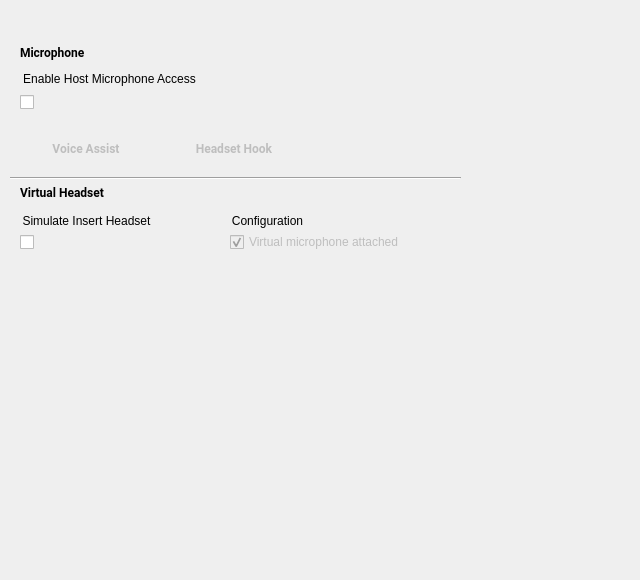
<?xml version="1.0" encoding="UTF-8"?>
<ui version="4.0">
 <class>MicrophonePage</class>
 <widget class="QWidget" name="MicrophonePage">
  <property name="geometry">
   <rect>
    <x>0</x>
    <y>0</y>
    <width>640</width>
    <height>580</height>
   </rect>
  </property>
  <property name="windowTitle">
   <string>Form</string>
  </property>
  <widget class="QGroupBox" name="mic_insertedLabel">
   <property name="geometry">
    <rect>
     <x>20</x>
     <y>212</y>
     <width>251</width>
     <height>24</height>
    </rect>
   </property>
   <property name="styleSheet">
    <string notr="true">border: 0px;</string>
   </property>
   <property name="title">
    <string>Simulate Insert Headset</string>
   </property>
   <property name="ColorGroup" stdset="0">
    <string notr="true">Title</string>
   </property>
  </widget>
  <widget class="QCheckBox" name="mic_inserted">
   <property name="geometry">
    <rect>
     <x>20</x>
     <y>230</y>
     <width>211</width>
     <height>24</height>
    </rect>
   </property>
   <property name="accessibleDescription">
    <string>Virtual headset plug inserted</string>
   </property>
   <property name="iconSize">
    <size>
     <width>24</width>
     <height>24</height>
    </size>
   </property>
   <property name="checked">
    <bool>false</bool>
   </property>
   <property name="ColorGroup" stdset="0">
    <string>Toggle</string>
   </property>
   <property name="report_metrics" stdset="0">
    <bool>false</bool>
   </property>
  </widget>
  <widget class="QCheckBox" name="mic_hasMic">
   <property name="enabled">
    <bool>false</bool>
   </property>
   <property name="geometry">
    <rect>
     <x>230</x>
     <y>230</y>
     <width>211</width>
     <height>24</height>
    </rect>
   </property>
   <property name="accessibleDescription">
    <string>Virtual microphone attached</string>
   </property>
   <property name="text">
    <string>Virtual microphone attached</string>
   </property>
   <property name="iconSize">
    <size>
     <width>24</width>
     <height>24</height>
    </size>
   </property>
   <property name="checked">
    <bool>true</bool>
   </property>
   <property name="report_metrics" stdset="0">
    <bool>false</bool>
   </property>
  </widget>
  <widget class="QGroupBox" name="mic_hasMicLabel">
   <property name="geometry">
    <rect>
     <x>230</x>
     <y>212</y>
     <width>251</width>
     <height>24</height>
    </rect>
   </property>
   <property name="styleSheet">
    <string notr="true">border: 0px;</string>
   </property>
   <property name="title">
    <string>Configuration</string>
   </property>
   <property name="ColorGroup" stdset="0">
    <string notr="true">Title</string>
   </property>
  </widget>
  <widget class="RaisedMaterialButton" name="mic_voiceAssistButton">
   <property name="enabled">
    <bool>false</bool>
   </property>
   <property name="geometry">
    <rect>
     <x>20</x>
     <y>130</y>
     <width>132</width>
     <height>36</height>
    </rect>
   </property>
   <property name="font">
    <font>
     <family>Roboto</family>
     <weight>75</weight>
     <bold>true</bold>
    </font>
   </property>
   <property name="text">
    <string>Voice Assist</string>
   </property>
   <property name="flat">
    <bool>true</bool>
   </property>
   <property name="ColorGroup" stdset="0">
    <string>Button</string>
   </property>
   <property name="report_metrics" stdset="0">
    <bool>false</bool>
   </property>
  </widget>
  <widget class="RaisedMaterialButton" name="mic_hookButton">
   <property name="enabled">
    <bool>false</bool>
   </property>
   <property name="geometry">
    <rect>
     <x>168</x>
     <y>130</y>
     <width>132</width>
     <height>36</height>
    </rect>
   </property>
   <property name="font">
    <font>
     <family>Roboto</family>
     <weight>75</weight>
     <bold>true</bold>
    </font>
   </property>
   <property name="text">
    <string>Headset Hook</string>
   </property>
   <property name="flat">
    <bool>true</bool>
   </property>
   <property name="ColorGroup" stdset="0">
    <string>Button</string>
   </property>
   <property name="report_metrics" stdset="0">
    <bool>false</bool>
   </property>
  </widget>
  <widget class="QGroupBox" name="mic_allowRealAudioLabel">
   <property name="geometry">
    <rect>
     <x>20</x>
     <y>70</y>
     <width>251</width>
     <height>24</height>
    </rect>
   </property>
   <property name="styleSheet">
    <string notr="true">border: 0px;</string>
   </property>
   <property name="title">
    <string>Enable Host Microphone Access</string>
   </property>
   <property name="ColorGroup" stdset="0">
    <string notr="true">Title</string>
   </property>
  </widget>
  <widget class="QCheckBox" name="mic_allowRealAudio">
   <property name="geometry">
    <rect>
     <x>20</x>
     <y>90</y>
     <width>211</width>
     <height>24</height>
    </rect>
   </property>
   <property name="accessibleDescription">
    <string>Virtual microphone uses host audio input</string>
   </property>
   <property name="iconSize">
    <size>
     <width>24</width>
     <height>24</height>
    </size>
   </property>
   <property name="checked">
    <bool>false</bool>
   </property>
   <property name="ColorGroup" stdset="0">
    <string>Toggle</string>
   </property>
   <property name="report_metrics" stdset="0">
    <bool>false</bool>
   </property>
  </widget>
  <widget class="QLabel" name="microphoneSection">
   <property name="geometry">
    <rect>
     <x>20</x>
     <y>40</y>
     <width>251</width>
     <height>24</height>
    </rect>
   </property>
   <property name="sizePolicy">
    <sizepolicy hsizetype="Preferred" vsizetype="Preferred">
     <horstretch>0</horstretch>
     <verstretch>0</verstretch>
    </sizepolicy>
   </property>
   <property name="font">
    <font>
     <family>Roboto</family>
     <weight>75</weight>
     <bold>true</bold>
    </font>
   </property>
   <property name="styleSheet">
    <string notr="true"/>
   </property>
   <property name="text">
    <string>Microphone</string>
   </property>
  </widget>
  <widget class="QLabel" name="headsetSection">
   <property name="geometry">
    <rect>
     <x>20</x>
     <y>180</y>
     <width>251</width>
     <height>24</height>
    </rect>
   </property>
   <property name="sizePolicy">
    <sizepolicy hsizetype="Preferred" vsizetype="Preferred">
     <horstretch>0</horstretch>
     <verstretch>0</verstretch>
    </sizepolicy>
   </property>
   <property name="font">
    <font>
     <family>Roboto</family>
     <weight>75</weight>
     <bold>true</bold>
    </font>
   </property>
   <property name="styleSheet">
    <string notr="true"/>
   </property>
   <property name="text">
    <string>Virtual Headset</string>
   </property>
  </widget>
  <widget class="Line" name="line">
   <property name="geometry">
    <rect>
     <x>10</x>
     <y>170</y>
     <width>451</width>
     <height>16</height>
    </rect>
   </property>
   <property name="orientation">
    <enum>Qt::Horizontal</enum>
   </property>
  </widget>
  <zorder>microphoneSection</zorder>
  <zorder>mic_allowRealAudioLabel</zorder>
  <zorder>mic_allowRealAudio</zorder>
  <zorder>mic_voiceAssistButton</zorder>
  <zorder>mic_hookButton</zorder>
  <zorder>line</zorder>
  <zorder>headsetSection</zorder>
  <zorder>mic_insertedLabel</zorder>
  <zorder>mic_inserted</zorder>
  <zorder>mic_hasMicLabel</zorder>
  <zorder>mic_hasMic</zorder>
 </widget>
 <customwidgets>
  <customwidget>
   <class>RaisedMaterialButton</class>
   <extends>QPushButton</extends>
   <header>android/skin/qt/raised-material-button.h</header>
  </customwidget>
 </customwidgets>
 <tabstops>
  <tabstop>mic_inserted</tabstop>
  <tabstop>mic_hasMic</tabstop>
  <tabstop>mic_voiceAssistButton</tabstop>
  <tabstop>mic_hookButton</tabstop>
 </tabstops>
 <resources>
  <include location="../resources.qrc"/>
 </resources>
 <connections/>
</ui>
